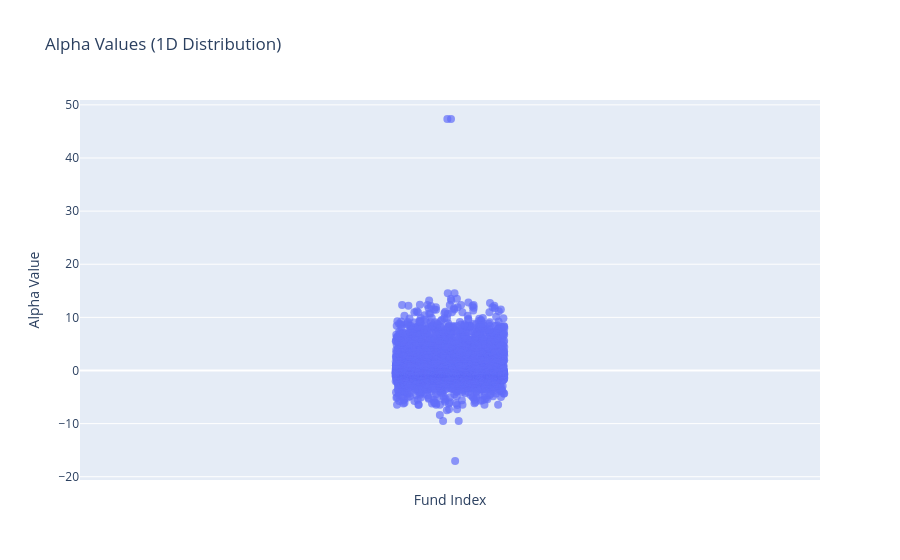

Write notebook code for a chart like this one.
### Code cell
fig_alpha_1d = go.Figure()
fig_alpha_1d.add_trace(go.Box(
    y=df['alpha'],
    customdata=df['name'],
    boxpoints='all',
    jitter=0.3,
    pointpos=0,
    marker=dict(color='#636efa', size=8, opacity=0.7),
    line=dict(color='rgba(255,255,255,0)'),
    fillcolor='rgba(255,255,255,0)',
    hoveron='points',
    hovertemplate='Name=%{customdata}<br>Alpha Value=%{y}<extra></extra>'
))
fig_alpha_1d.update_layout(
    title='Alpha Values (1D Distribution)',
    xaxis_title='Fund Index',
    yaxis_title='Alpha Value',
    boxmode='group',
    xaxis=dict(showticklabels=False)
)
fig_alpha_1d.show()

### Figure 1 — Plotly figure (JSON) as saved in the notebook; plotly's stock layout.template omitted (floating-point values rounded to 4 significant figures; data arrays with more than 128 entries replaced by an {"elided": "..."} marker saying what was removed)
{"data": [{"boxpoints": "all", "customdata": {"elided": "4572 str values"}, "fillcolor": "rgba(255,255,255,0)", "hoveron": "points", "hovertemplate": "Name=%{customdata}<br>Alpha Value=%{y}<extra></extra>", "jitter": 0.3, "line": {"color": "rgba(255,255,255,0)"}, "marker": {"color": "#636efa", "opacity": 0.7, "size": 8}, "pointpos": 0, "type": "box", "y": {"elided": "4572 float values"}}], "layout": {"boxmode": "group", "title": {"text": "Alpha Values (1D Distribution)"}, "xaxis": {"showticklabels": false, "title": {"text": "Fund Index"}}, "yaxis": {"title": {"text": "Alpha Value"}}}}
